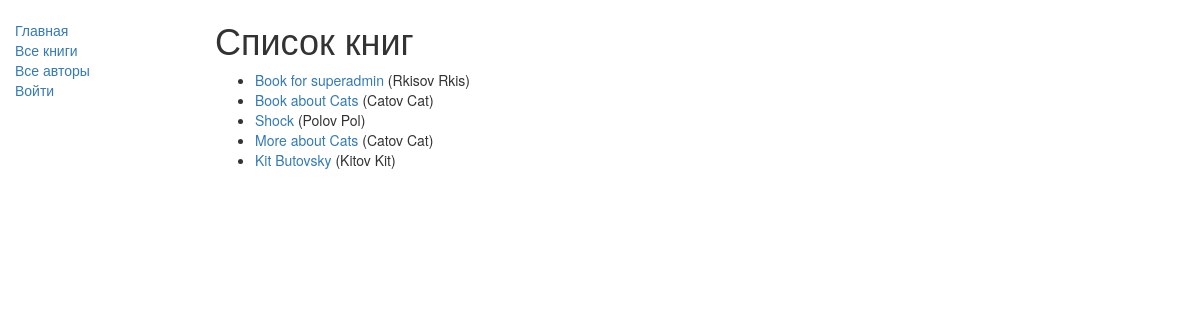
Before: /catalog/books/ with the older database file.
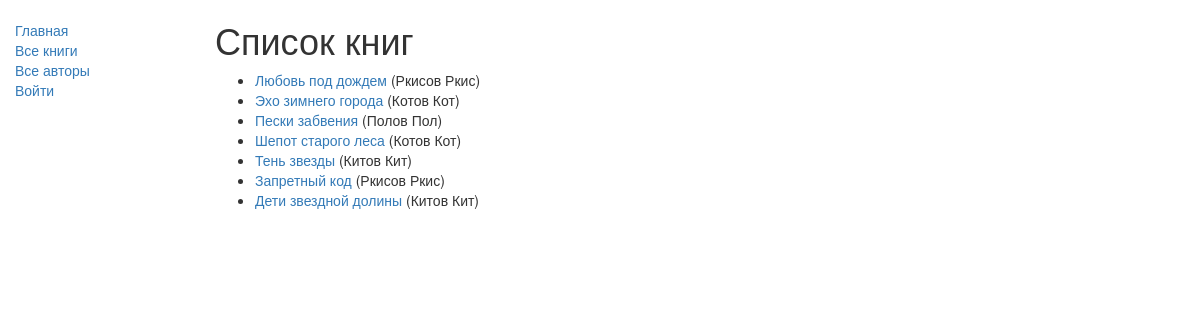
After: the same page with the newer database file.
### catalog/models.py (models this page shows, shortened)
class Book(models.Model):
    title = models.CharField(max_length=200)
    author = models.ForeignKey('Author', on_delete=models.SET_NULL, null=True)
    summary = models.TextField(max_length=1000, help_text='Enter a brief description of the book')
    isbn = models.CharField('ISBN',
                            max_length=13,
                            help_text='13 Character <a href="https://www.isbn-international.org/content/what-isbn">ISBN number</a>')
    genre = models.ManyToManyField(Genre, help_text='Select a genre for this book')
    language = models.ForeignKey('Language', on_delete=models.SET_NULL, null=True)
    def get_absolute_url(self):
        return reverse('book-detail', args=[str(self.id)])
    def display_genre(self):
        return ', '.join([ genre.name for genre in self.genre.all()[:3] ])
    display_genre.short_description = 'Genre'

class Author(models.Model):
    first_name = models.CharField(max_length=100)
    last_name = models.CharField(max_length=100)
    date_of_birth = models.DateField(null=True, blank=True)
    date_of_death = models.DateField('Died', null=True, blank=True)
    def __str__(self):
        return f'{self.last_name} {self.first_name}'
    class Meta:
        ordering = ['last_name']

### catalog/views.py (the view)
# urls.py: path('books/', views.BookListView.as_view(), name='books'),
class BookListView(generic.ListView):
    model = Book
    paginate_by = 10

### catalog/templates/catalog/book_list.html
{% extends "base_generic.html" %}
{% block content %}
    <h1>Список книг</h1>
    {% if book_list %}
    <ul>
        {% for book in book_list %}
            <li>
                <a href="{{ book.get_absolute_url }}">
                    {{ book.title }}
                </a>
                ({{ book.author }})
            </li>
        {% endfor %}
    </ul>
    {% else %}
        <p>There are no books in the library.</p>
    {% endif %}
{% endblock %}

### catalog/templates/base_generic.html (shortened to what this page needs)
<!DOCTYPE html>
{% load static %}
<html lang="en">
<head>
     <link
      rel="stylesheet"
      href="https://maxcdn.bootstrapcdn.com/bootstrap/3.3.7/css/bootstrap.min.css" />
    {% load static %}
    <link rel="stylesheet" href="{% static 'css/styles.css' %}">
</head>
<body>
<div class="container-fluid">
    <div class="row">
        <div class="col-sm-2">
            {% block sidebar %}
                <ul class="sidebar-nav">
                    <li><a href="{% url 'index' %}">Главная</a></li>
                    <li><a href="{% url 'books' %}">Все книги</a></li>
                    <li><a href="{% url 'author' %}">Все авторы</a></li>
                    {% if user.is_authenticated %}
                        <li>Пользователь: {{ user.get_username }}</li>
                        <li><a href="{% url 'my-borrowed' %}">My Borrowed</a></li>
                        <li>
                            <form action="{% url 'logout' %}" method="post">
                               {% csrf_token %}
                                <button type="submit">Выйти</button>
                            </form>
                        </li>
                    {% else %}
                        <li><a href="{% url 'login' %}?next={{request.path}}">Войти</a></li>
                    {% endif %}
                </ul>
            {% endblock %}
        </div>
        <div class="col-sm-10">
            {% block content %}{% endblock %}
        </div>
    </div>
</div>
</body>
</html>

### catalog/static/css/styles.css (style rules this page uses)
.sidebar-nav { margin-top: 20px; padding: 0; list-style: none; }

Changed rows visible on the page:
changed Book: title "Book for superadmin" → "Любовь под дождем"; author "Rkisov Rkis" → "Ркисов Ркис"
changed Book: title "Book about Cats" → "Эхо зимнего города"; author "Catov Cat" → "Котов Кот"
changed Book: title "Shock" → "Пески забвения"; author "Polov Pol" → "Полов Пол"
changed Book: title "More about Cats" → "Шепот старого леса"; author "Catov Cat" → "Котов Кот"
changed Book: title "Kit Butovsky" → "Тень звезды"; author "Kitov Kit" → "Китов Кит"
added Book: title "Запретный код", author "Ркисов Ркис"
added Book: title "Дети звездной долины", author "Китов Кит"
